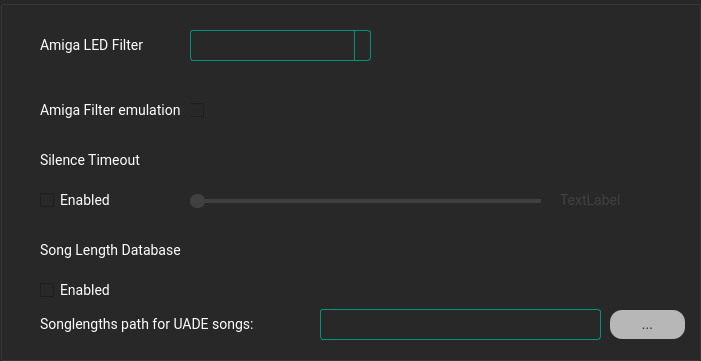
  <widget class="QGroupBox" name="groupBoxUADE">
   <property name="enabled">
    <bool>true</bool>
   </property>
   <property name="geometry">
    <rect>
     <x>170</x>
     <y>220</y>
     <width>701</width>
     <height>361</height>
    </rect>
   </property>
   <property name="styleSheet">
    <string notr="true">QWidget
{
border-color:#ff2828;
selection-background-color: #333333/*selection*/;
selection-color: #ffffff/*main text*/;
font-family:Roboto;
font-size:14px;
background-color:#282828/*background*/;
color:#ffffff/*main text*/;
}
QTextEdit {
    border: 8px solid;
	border-color:#009379/*main*/; 
    border-radius: 3px;
    padding: 1px 18px 1px 3px;
    min-width: 6em;
}

QSlider::groove:horizontal { 
	background-color: #404040/*medium*/;
	height: 4px; 
	border-radius: 4px;
}
QSlider::handle:horizontal { 
	background-color: #009379/*main*/; 
	border: 2px solid #009379/*main*/; 
	width: 11px; 
	height: 20px; 
	line-height: 20px; 
	margin-top: -5px; 
	margin-bottom: -5px; 
	border-radius: 7px; 
}
QSlider::handle:horizontal:hover { 
	background-color: #00c09e/*main hover*/; 
	border: 2px solid #00c09e/*main hover*/; 
}


QSlider::sub-page:horizontal {
background-color:#009379/*main*/; 
}
QComboBox {
    border: 1px solid;
	border-color: #009379/*main*/; 
    border-radius: 3px;
    padding: 1px 18px 1px 3px;
    min-width: 6em;
}



QComboBox:!editable, QComboBox::drop-down:editable {
     background: ;
}

/* QComboBox gets the &quot;on&quot; state when the popup is open */
QComboBox:!editable:on, QComboBox::drop-down:editable:on {
    background: #333333/*selection*/
}

QComboBox:on { /* shift the text when the popup opens */
    padding-top: 3px;
    padding-left: 4px;
}

QComboBox::drop-down {
    subcontrol-origin: padding;
    subcontrol-position: top right;
    width: 15px;

    border-left-width: 1px;
    border-left-color: #009379/*main*/; 
    border-left-style: solid; /* just a single line */
    border-top-right-radius: 3px; /* same radius as the QComboBox */
    border-bottom-right-radius: 3px;
}
QComboBox QAbstractItemView {
    border: 1px solid;
	border-color: #009379/*main*/; 
    background-color:#282828/*background*/;
	outline:none;
}
QComboBox::down-arrow {
    image: url(/usr/share/icons/crystalsvg/16x16/actions/1downarrow.png);
}

QComboBox::down-arrow:on { /* shift the arrow when popup is open */
    top: 1px;
    left: 1px;
}

QLineEdit {
    border: 1px solid;
	border-color:#009379/*main*/; 
    border-radius: 3px;
    padding: 1px 18px 1px 3px;
    min-width: 6em;
}
QLineEdit:disabled{
border-color:#404040/*medium*/;
}
QWidget:disabled
{
color:#404040/*medium*/;

}

QSlider::handle:disabled { 
	background-color: #404040/*medium*/;
	border: 2px solid #404040/*medium*/;
}
QSlider::sub-page:horizontal:disabled {
background-color:#404040/*medium*/;
}
QComboBox:disabled {
    border: 1px solid #404040/*medium*/;

}
QComboBox::drop-down:disabled {

    border-left-color: #404040/*medium*/;

}
QPushButton
{
font-family:roboto;
background-color: #b7b7b7/*button*/;
border-radius: 12px;
padding:6px;
font-size:14px;
color:#282828/*background*/;
}
QPushButton:hover
{
	background-color: #ffffff/*button hover*/;
}
</string>
   </property>
   <property name="title">
    <string/>
   </property>
   <property name="flat">
    <bool>true</bool>
   </property>
   <widget class="QCheckBox" name="checkBoxFilterEnabled">
    <property name="geometry">
     <rect>
      <x>190</x>
      <y>90</y>
      <width>131</width>
      <height>41</height>
     </rect>
    </property>
    <property name="text">
     <string/>
    </property>
    <property name="iconSize">
     <size>
      <width>40</width>
      <height>40</height>
     </size>
    </property>
   </widget>
   <widget class="QLabel" name="label_27">
    <property name="geometry">
     <rect>
      <x>40</x>
      <y>90</y>
      <width>151</width>
      <height>41</height>
     </rect>
    </property>
    <property name="text">
     <string>Amiga Filter emulation</string>
    </property>
   </widget>
   <widget class="QComboBox" name="comboBoxFilter">
    <property name="geometry">
     <rect>
      <x>190</x>
      <y>30</y>
      <width>181</width>
      <height>31</height>
     </rect>
    </property>
    <property name="autoFillBackground">
     <bool>false</bool>
    </property>
    <property name="styleSheet">
     <string notr="true"/>
    </property>
    <property name="editable">
     <bool>false</bool>
    </property>
    <property name="currentText">
     <string/>
    </property>
    <property name="placeholderText">
     <string/>
    </property>
    <property name="frame">
     <bool>false</bool>
    </property>
   </widget>
   <widget class="QLabel" name="label_31">
    <property name="geometry">
     <rect>
      <x>40</x>
      <y>30</y>
      <width>141</width>
      <height>31</height>
     </rect>
    </property>
    <property name="text">
     <string>Amiga LED Filter</string>
    </property>
   </widget>
   <widget class="QSlider" name="sliderSilenceTimeOut">
    <property name="enabled">
     <bool>false</bool>
    </property>
    <property name="geometry">
     <rect>
      <x>190</x>
      <y>190</y>
      <width>351</width>
      <height>22</height>
     </rect>
    </property>
    <property name="styleSheet">
     <string notr="true"/>
    </property>
    <property name="minimum">
     <number>1</number>
    </property>
    <property name="maximum">
     <number>30</number>
    </property>
    <property name="pageStep">
     <number>5</number>
    </property>
    <property name="orientation">
     <enum>Qt::Horizontal</enum>
    </property>
   </widget>
   <widget class="QLabel" name="labelSilenceTimeOut">
    <property name="enabled">
     <bool>false</bool>
    </property>
    <property name="geometry">
     <rect>
      <x>560</x>
      <y>180</y>
      <width>121</width>
      <height>41</height>
     </rect>
    </property>
    <property name="text">
     <string>TextLabel</string>
    </property>
   </widget>
   <widget class="QLabel" name="label_35">
    <property name="geometry">
     <rect>
      <x>40</x>
      <y>140</y>
      <width>261</width>
      <height>41</height>
     </rect>
    </property>
    <property name="text">
     <string>Silence Timeout</string>
    </property>
   </widget>
   <widget class="QCheckBox" name="checkBoxSilenceTimeout">
    <property name="geometry">
     <rect>
      <x>40</x>
      <y>180</y>
      <width>121</width>
      <height>41</height>
     </rect>
    </property>
    <property name="text">
     <string>Enabled</string>
    </property>
    <property name="iconSize">
     <size>
      <width>40</width>
      <height>40</height>
     </size>
    </property>
   </widget>
   <widget class="QPushButton" name="buttonBrowseUADESonglengths">
    <property name="geometry">
     <rect>
      <x>610</x>
      <y>310</y>
      <width>75</width>
      <height>29</height>
     </rect>
    </property>
    <property name="styleSheet">
     <string notr="true"/>
    </property>
    <property name="text">
     <string>...</string>
    </property>
   </widget>
   <widget class="QLabel" name="labelUADESongFilePath">
    <property name="geometry">
     <rect>
      <x>40</x>
      <y>309</y>
      <width>231</width>
      <height>31</height>
     </rect>
    </property>
    <property name="text">
     <string>Songlengths path for UADE songs:</string>
    </property>
   </widget>
   <widget class="QLineEdit" name="lineEditUADESonglength">
    <property name="geometry">
     <rect>
      <x>320</x>
      <y>309</y>
      <width>281</width>
      <height>31</height>
     </rect>
    </property>
    <property name="cursorMoveStyle">
     <enum>Qt::LogicalMoveStyle</enum>
    </property>
    <property name="clearButtonEnabled">
     <bool>false</bool>
    </property>
   </widget>
   <widget class="QCheckBox" name="checkBoxSongLengthUADE">
    <property name="geometry">
     <rect>
      <x>40</x>
      <y>270</y>
      <width>121</width>
      <height>41</height>
     </rect>
    </property>
    <property name="text">
     <string>Enabled</string>
    </property>
    <property name="iconSize">
     <size>
      <width>40</width>
      <height>40</height>
     </size>
    </property>
   </widget>
   <widget class="QLabel" name="label_37">
    <property name="geometry">
     <rect>
      <x>40</x>
      <y>230</y>
      <width>261</width>
      <height>41</height>
     </rect>
    </property>
    <property name="text">
     <string>Song Length Database</string>
    </property>
   </widget>
  </widget>
